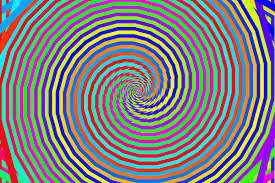
#> input picture Spiral.jpg, 275 x 183 px
$ python first.py
#> lines starting #> are read from the running program, lines starting #| are printed output that depends on the picture; after the words box and inside, x2 and y2 are one past the last pixel; in counts of white or black regions, pixels touching at a corner belong together
import numpy as np
import cv2
import time
import random as r

#Getting Image
img = cv2.imread('Spiral.jpg' , 1)
#> img is the input picture: shape (183, 275, 3); mean B, G, R 131.4, 127.9, 129.4

#Resizing Image
scale_percent = 3
width = int(img.shape[1] * scale_percent)
#> width = 825
height = int(img.shape[0] * scale_percent)
#> height = 549
dim = (width, height)
#> dim = (825, 549)
img = cv2.resize(img, dim, 0, cv2.INTER_CUBIC)
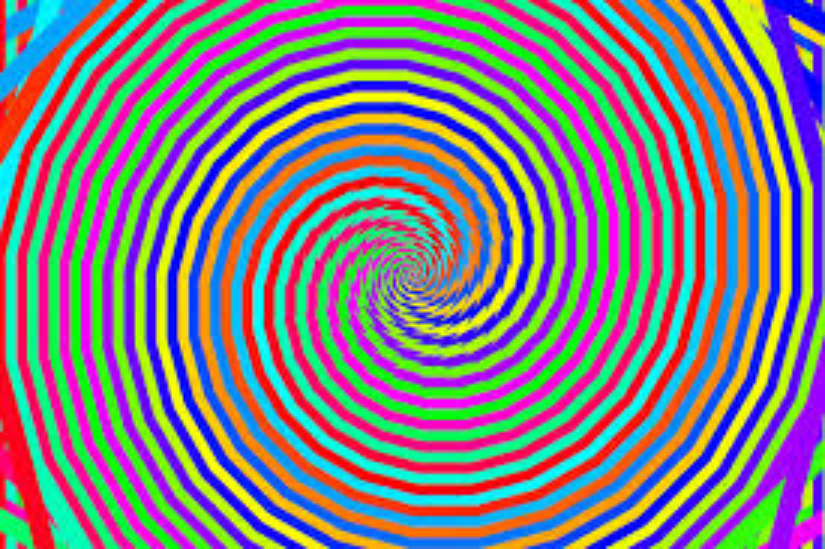
#> img: shape (549, 825, 3); mean B, G, R 131.4, 127.8, 129.3


#Looping through changing animation until user wants to stop
timeElapsed = 0
while(True):


    if(timeElapsed % 8 == 0):
        scale_percent = 1.1
        width = int(img.shape[1] * scale_percent)
#> width = 907
        height = int(img.shape[0] * scale_percent)
#> height = 603
        dim = (width, height)
#> dim = (907, 603)
        img = cv2.resize(img, dim, 0, cv2.INTER_CUBIC)
#> img: shape (603, 907, 3)


    #Zooming in on one point in the spiral by moving 10 pixels each on each side
    rows, cols, ch = img.shape
#> rows = 603; cols = 907; ch = 3
    pts1 = np.float32([[10, 10], [cols - 10, 10], [10, rows - 10], [rows - 10, cols - 10]])
    pts2 = np.float32([[0, 0], [cols, 0], [0, rows], [rows, cols]])
#> pts2 = [[0, 0], [907, 0], [0, 603], [603, 907]]
    Matrix = cv2.getPerspectiveTransform(pts1, pts2)
    img = cv2.warpPerspective(img, Matrix, (cols, rows))
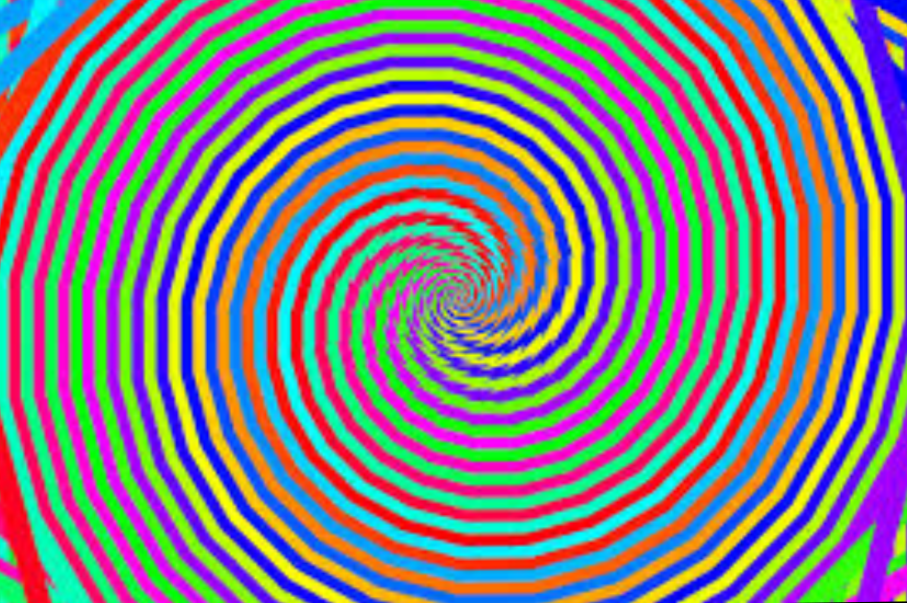
#> img: shape (603, 907, 3); mean B, G, R 130.6, 128.7, 129.2

    #Making random squares of the image shift to new locations
    numSquares = r.randint(1, 3)
    for i in range(numSquares):
        squareSize = r.randint(1, 100)
        squarePos = r.randint(0, rows - squareSize)
        squarePos2 = r.randint(0, rows - squareSize)
        squarePos3 = r.randint(0, rows - squareSize)
        square = img[squarePos:squarePos + squareSize, squarePos:squarePos + squareSize ]
        img[squarePos2:squarePos2 + squareSize, squarePos3:squarePos3 + squareSize ] = square
#> this loop made 2 passes
#> pass 1, `square = img[squarePos:squarePos + squareSize, squarePos:squarePos + s..`:
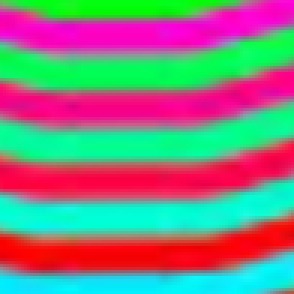
#> square: shape (98, 98, 3) (shown 3 times larger); mean B, G, R 129.4, 130.5, 130.2
#> pass 2, `square = img[squarePos:squarePos + squareSize, squarePos:squarePos + s..`:
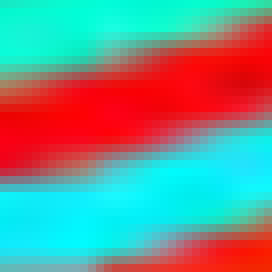
#> square: shape (34, 34, 3) (shown 8 times larger); mean B, G, R 138.4, 142.6, 119.1
#> after the loop:
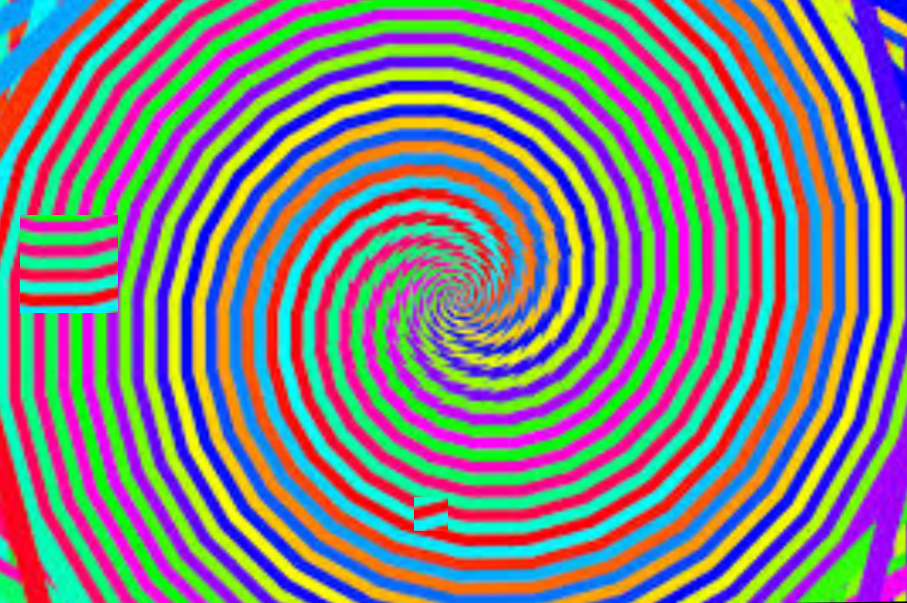
#> img: shape (603, 907, 3); 1.97% of pixels changed, all inside (x1, y1, x2, y2) = (20, 215, 448, 531)

    if(timeElapsed == 50):
        timeElapsed = 0

        #Getting Image
        img = cv2.imread('Spiral.jpg' , 1)

        #Resizing Image
        scale_percent = 3
        width = int(img.shape[1] * scale_percent)
        height = int(img.shape[0] * scale_percent)
        dim = (width, height)
        img = cv2.resize(img, dim, 0, cv2.INTER_CUBIC)

    cv2.imshow('Hello' , img)
    keyPressed = cv2.waitKey(50)
#> (key Esc is pressed here)
    timeElapsed += 1
    print(timeElapsed)
    if(keyPressed != -1):
        cv2.destroyAllWindows()
        break
